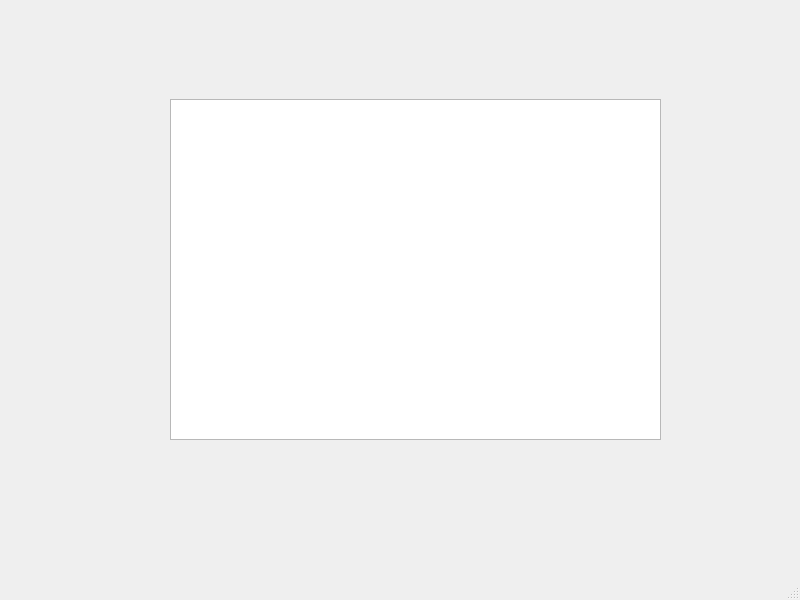
<?xml version="1.0" encoding="UTF-8"?>
<ui version="4.0">
 <class>MainWindow</class>
 <widget class="QMainWindow" name="MainWindow">
  <property name="geometry">
   <rect>
    <x>0</x>
    <y>0</y>
    <width>800</width>
    <height>600</height>
   </rect>
  </property>
  <property name="windowTitle">
   <string>MainWindow</string>
  </property>
  <widget class="QWidget" name="centralwidget">
   <widget class="QTextEdit" name="textEdit">
    <property name="geometry">
     <rect>
      <x>170</x>
      <y>99</y>
      <width>491</width>
      <height>341</height>
     </rect>
    </property>
   </widget>
  </widget>
  <widget class="QMenuBar" name="menubar">
   <property name="geometry">
    <rect>
     <x>0</x>
     <y>0</y>
     <width>800</width>
     <height>28</height>
    </rect>
   </property>
  </widget>
  <widget class="QStatusBar" name="statusbar"/>
 </widget>
 <resources/>
 <connections/>
</ui>
